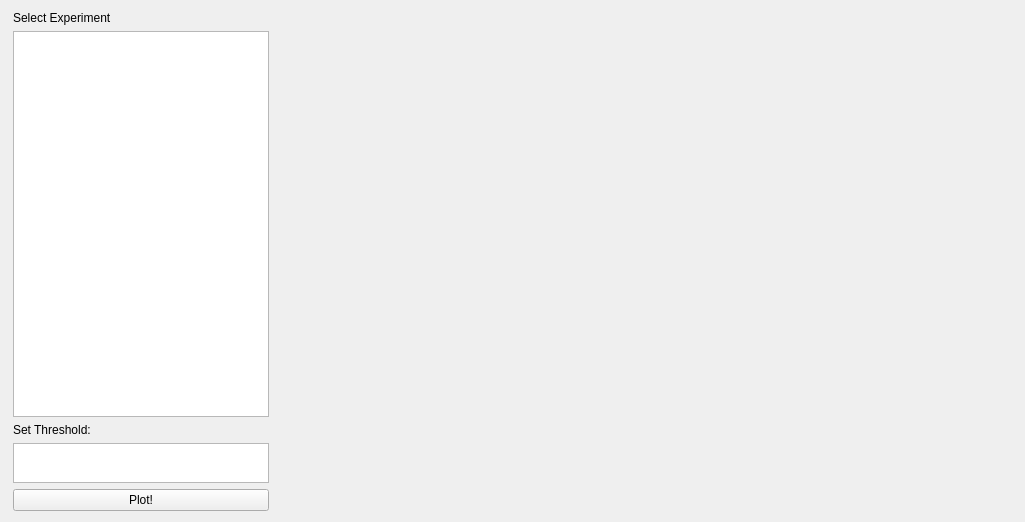
      <widget class="QWidget" name="CodonDecay">
       <layout class="QHBoxLayout" name="horizontalLayout_5">
        <item>
         <widget class="QFrame" name="frame_5">
          <property name="minimumSize">
           <size>
            <width>250</width>
            <height>500</height>
           </size>
          </property>
          <property name="maximumSize">
           <size>
            <width>500</width>
            <height>16777215</height>
           </size>
          </property>
          <property name="frameShape">
           <enum>QFrame::NoFrame</enum>
          </property>
          <property name="frameShadow">
           <enum>QFrame::Plain</enum>
          </property>
          <layout class="QGridLayout" name="gridLayout_7">
           <property name="leftMargin">
            <number>2</number>
           </property>
           <property name="topMargin">
            <number>0</number>
           </property>
           <property name="bottomMargin">
            <number>0</number>
           </property>
           <property name="horizontalSpacing">
            <number>5</number>
           </property>
           <item row="3" column="0">
            <widget class="QTextEdit" name="threshold">
             <property name="minimumSize">
              <size>
               <width>0</width>
               <height>28</height>
              </size>
             </property>
             <property name="maximumSize">
              <size>
               <width>16777215</width>
               <height>40</height>
              </size>
             </property>
            </widget>
           </item>
           <item row="0" column="0">
            <widget class="QLabel" name="label_6">
             <property name="styleSheet">
              <string notr="true">font: 75 13pt &quot;Ubuntu Condensed&quot;;</string>
             </property>
             <property name="text">
              <string>Select Experiment</string>
             </property>
            </widget>
           </item>
           <item row="2" column="0">
            <widget class="QLabel" name="label_7">
             <property name="styleSheet">
              <string notr="true">font: 75 13pt &quot;Ubuntu Condensed&quot;;</string>
             </property>
             <property name="text">
              <string>Set Threshold:</string>
             </property>
            </widget>
           </item>
           <item row="5" column="0">
            <widget class="QPushButton" name="codonButton">
             <property name="maximumSize">
              <size>
               <width>16777215</width>
               <height>30</height>
              </size>
             </property>
             <property name="styleSheet">
              <string notr="true">font: 75 13pt &quot;Ubuntu Condensed&quot;;</string>
             </property>
             <property name="text">
              <string>Plot!</string>
             </property>
            </widget>
           </item>
           <item row="1" column="0">
            <widget class="QTableView" name="tableViewCodon">
             <property name="minimumSize">
              <size>
               <width>0</width>
               <height>260</height>
              </size>
             </property>
             <property name="styleSheet">
              <string notr="true">font: 10pt &quot;Ubuntu Condensed&quot;;</string>
             </property>
            </widget>
           </item>
          </layout>
         </widget>
        </item>
        <item>
         <widget class="QFrame" name="frame_6">
          <property name="minimumSize">
           <size>
            <width>730</width>
            <height>500</height>
           </size>
          </property>
          <property name="maximumSize">
           <size>
            <width>16777215</width>
            <height>16777215</height>
           </size>
          </property>
          <property name="frameShape">
           <enum>QFrame::NoFrame</enum>
          </property>
          <property name="frameShadow">
           <enum>QFrame::Plain</enum>
          </property>
          <layout class="QVBoxLayout" name="verticalLayout_24">
           <property name="leftMargin">
            <number>0</number>
           </property>
           <property name="topMargin">
            <number>0</number>
           </property>
           <property name="rightMargin">
            <number>0</number>
           </property>
           <property name="bottomMargin">
            <number>0</number>
           </property>
           <item>
            <widget class="QFrame" name="codonDecayFrame2">
             <property name="frameShape">
              <enum>QFrame::NoFrame</enum>
             </property>
             <property name="frameShadow">
              <enum>QFrame::Plain</enum>
             </property>
             <layout class="QVBoxLayout" name="verticalLayout_25">
              <property name="spacing">
               <number>0</number>
              </property>
              <property name="leftMargin">
               <number>0</number>
              </property>
              <property name="topMargin">
               <number>0</number>
              </property>
              <property name="rightMargin">
               <number>0</number>
              </property>
              <property name="bottomMargin">
               <number>0</number>
              </property>
              <item>
               <widget class="QFrame" name="codonDecayFrame">
                <property name="frameShape">
                 <enum>QFrame::NoFrame</enum>
                </property>
                <property name="frameShadow">
                 <enum>QFrame::Plain</enum>
                </property>
               </widget>
              </item>
              <item>
               <widget class="QFrame" name="frame_36">
                <property name="minimumSize">
                 <size>
                  <width>0</width>
                  <height>30</height>
                 </size>
                </property>
                <property name="maximumSize">
                 <size>
                  <width>16777215</width>
                  <height>30</height>
                 </size>
                </property>
                <property name="frameShape">
                 <enum>QFrame::NoFrame</enum>
                </property>
                <property name="frameShadow">
                 <enum>QFrame::Plain</enum>
                </property>
                <layout class="QGridLayout" name="gridLayout_6">
                 <property name="leftMargin">
                  <number>0</number>
                 </property>
                 <property name="topMargin">
                  <number>0</number>
                 </property>
                 <property name="rightMargin">
                  <number>0</number>
                 </property>
                 <property name="bottomMargin">
                  <number>0</number>
                 </property>
                 <property name="spacing">
                  <number>0</number>
                 </property>
                 <item row="0" column="0">
                  <widget class="QLabel" name="loadingCD">
                   <property name="text">
                    <string/>
                   </property>
                  </widget>
                 </item>
                </layout>
               </widget>
              </item>
             </layout>
            </widget>
           </item>
          </layout>
         </widget>
        </item>
       </layout>
      </widget>
